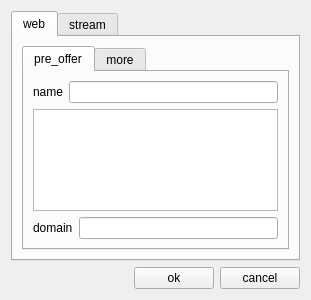
<ui version="4.0" >
 <class>Service</class>
 <widget class="QWidget" name="Service" >
  <property name="geometry" >
   <rect>
    <x>0</x>
    <y>0</y>
    <width>311</width>
    <height>300</height>
   </rect>
  </property>
  <property name="windowTitle" >
   <string>service</string>
  </property>
  <layout class="QGridLayout" >
   <item row="0" column="0" >
    <layout class="QVBoxLayout" >
     <item>
      <widget class="QTabWidget" name="serviceBox" >
       <property name="currentIndex" >
        <number>0</number>
       </property>
       <widget class="QWidget" name="web" >
        <attribute name="title" >
         <string>web</string>
        </attribute>
        <layout class="QGridLayout" >
         <item row="0" column="0" >
          <layout class="QVBoxLayout" >
           <item>
            <widget class="QTabWidget" name="webType" >
             <property name="currentIndex" >
              <number>0</number>
             </property>
             <widget class="QWidget" name="webOffer" >
              <attribute name="title" >
               <string>pre_offer</string>
              </attribute>
              <layout class="QGridLayout" >
               <item row="0" column="0" >
                <layout class="QVBoxLayout" >
                 <item>
                  <layout class="QHBoxLayout" >
                   <item>
                    <widget class="QLabel" name="label_8" >
                     <property name="text" >
                      <string>name</string>
                     </property>
                    </widget>
                   </item>
                   <item>
                    <widget class="QLineEdit" name="offerWebName" >
                     <property name="maxLength" >
                      <number>20</number>
                     </property>
                    </widget>
                   </item>
                  </layout>
                 </item>
                 <item>
                  <widget class="QListWidget" name="offerWebList" />
                 </item>
                 <item>
                  <layout class="QHBoxLayout" >
                   <item>
                    <widget class="QLabel" name="label_12" >
                     <property name="text" >
                      <string>domain</string>
                     </property>
                    </widget>
                   </item>
                   <item>
                    <widget class="QLineEdit" name="offerWebDomain" >
                     <property name="maxLength" >
                      <number>100</number>
                     </property>
                    </widget>
                   </item>
                  </layout>
                 </item>
                </layout>
               </item>
              </layout>
             </widget>
             <widget class="QWidget" name="webMore" >
              <attribute name="title" >
               <string>more</string>
              </attribute>
              <layout class="QGridLayout" >
               <item row="0" column="0" >
                <widget class="QGroupBox" name="groupBox_2" >
                 <property name="title" >
                  <string>web_settings</string>
                 </property>
                 <layout class="QGridLayout" >
                  <item row="0" column="0" >
                   <layout class="QVBoxLayout" >
                    <item>
                     <layout class="QGridLayout" >
                      <item row="1" column="0" >
                       <widget class="QLabel" name="label_3" >
                        <property name="text" >
                         <string>space</string>
                        </property>
                       </widget>
                      </item>
                      <item row="2" column="0" >
                       <widget class="QLabel" name="label_4" >
                        <property name="text" >
                         <string>nbr_of_db</string>
                        </property>
                       </widget>
                      </item>
                      <item row="3" column="0" >
                       <widget class="QLabel" name="label_6" >
                        <property name="text" >
                         <string>domain</string>
                        </property>
                        <property name="buddy" >
                         <cstring>webDomain</cstring>
                        </property>
                       </widget>
                      </item>
                      <item row="3" column="1" >
                       <widget class="QLineEdit" name="webDomain" >
                        <property name="maxLength" >
                         <number>100</number>
                        </property>
                       </widget>
                      </item>
                      <item row="1" column="1" >
                       <widget class="QComboBox" name="webSpace" >
                        <item>
                         <property name="text" >
                          <string>100</string>
                         </property>
                        </item>
                        <item>
                         <property name="text" >
                          <string>150</string>
                         </property>
                        </item>
                        <item>
                         <property name="text" >
                          <string>200</string>
                         </property>
                        </item>
                        <item>
                         <property name="text" >
                          <string>250</string>
                         </property>
                        </item>
                        <item>
                         <property name="text" >
                          <string>300</string>
                         </property>
                        </item>
                        <item>
                         <property name="text" >
                          <string>350</string>
                         </property>
                        </item>
                        <item>
                         <property name="text" >
                          <string>400</string>
                         </property>
                        </item>
                        <item>
                         <property name="text" >
                          <string>450</string>
                         </property>
                        </item>
                        <item>
                         <property name="text" >
                          <string>500</string>
                         </property>
                        </item>
                        <item>
                         <property name="text" >
                          <string>550</string>
                         </property>
                        </item>
                        <item>
                         <property name="text" >
                          <string>600</string>
                         </property>
                        </item>
                        <item>
                         <property name="text" >
                          <string>650</string>
                         </property>
                        </item>
                        <item>
                         <property name="text" >
                          <string>700</string>
                         </property>
                        </item>
                        <item>
                         <property name="text" >
                          <string>750</string>
                         </property>
                        </item>
                        <item>
                         <property name="text" >
                          <string>800</string>
                         </property>
                        </item>
                        <item>
                         <property name="text" >
                          <string>850</string>
                         </property>
                        </item>
                        <item>
                         <property name="text" >
                          <string>900</string>
                         </property>
                        </item>
                        <item>
                         <property name="text" >
                          <string>950</string>
                         </property>
                        </item>
                        <item>
                         <property name="text" >
                          <string>1000</string>
                         </property>
                        </item>
                       </widget>
                      </item>
                      <item row="2" column="1" >
                       <widget class="QComboBox" name="webNbDb" >
                        <item>
                         <property name="text" >
                          <string>1</string>
                         </property>
                        </item>
                        <item>
                         <property name="text" >
                          <string>2</string>
                         </property>
                        </item>
                        <item>
                         <property name="text" >
                          <string>3</string>
                         </property>
                        </item>
                        <item>
                         <property name="text" >
                          <string>4</string>
                         </property>
                        </item>
                        <item>
                         <property name="text" >
                          <string>5</string>
                         </property>
                        </item>
                        <item>
                         <property name="text" >
                          <string>6</string>
                         </property>
                        </item>
                        <item>
                         <property name="text" >
                          <string>7</string>
                         </property>
                        </item>
                        <item>
                         <property name="text" >
                          <string>8</string>
                         </property>
                        </item>
                        <item>
                         <property name="text" >
                          <string>9</string>
                         </property>
                        </item>
                        <item>
                         <property name="text" >
                          <string>10</string>
                         </property>
                        </item>
                       </widget>
                      </item>
                      <item row="0" column="1" >
                       <widget class="QLineEdit" name="webName" >
                        <property name="maxLength" >
                         <number>20</number>
                        </property>
                       </widget>
                      </item>
                      <item row="0" column="0" >
                       <widget class="QLabel" name="label" >
                        <property name="text" >
                         <string>name</string>
                        </property>
                       </widget>
                      </item>
                     </layout>
                    </item>
                   </layout>
                  </item>
                 </layout>
                </widget>
               </item>
              </layout>
             </widget>
            </widget>
           </item>
          </layout>
         </item>
        </layout>
       </widget>
       <widget class="QWidget" name="stream" >
        <attribute name="title" >
         <string>stream</string>
        </attribute>
        <layout class="QGridLayout" >
         <item row="0" column="0" >
          <layout class="QVBoxLayout" >
           <item>
            <widget class="QTabWidget" name="streamType" >
             <property name="currentIndex" >
              <number>0</number>
             </property>
             <widget class="QWidget" name="streamOffer" >
              <attribute name="title" >
               <string>pre_offer</string>
              </attribute>
              <layout class="QGridLayout" >
               <item row="0" column="0" >
                <layout class="QVBoxLayout" >
                 <item>
                  <layout class="QHBoxLayout" >
                   <item>
                    <widget class="QLabel" name="label_5" >
                     <property name="text" >
                      <string>name</string>
                     </property>
                    </widget>
                   </item>
                   <item>
                    <widget class="QLineEdit" name="offerStreamName" >
                     <property name="maxLength" >
                      <number>20</number>
                     </property>
                    </widget>
                   </item>
                  </layout>
                 </item>
                 <item>
                  <widget class="QListWidget" name="offerStreamList" />
                 </item>
                 <item>
                  <layout class="QHBoxLayout" >
                   <item>
                    <widget class="QLabel" name="label_7" >
                     <property name="text" >
                      <string>title</string>
                     </property>
                    </widget>
                   </item>
                   <item>
                    <widget class="QLineEdit" name="offerStreamTitle" >
                     <property name="maxLength" >
                      <number>20</number>
                     </property>
                    </widget>
                   </item>
                  </layout>
                 </item>
                </layout>
               </item>
              </layout>
             </widget>
             <widget class="QWidget" name="streamMore" >
              <attribute name="title" >
               <string>more</string>
              </attribute>
              <layout class="QGridLayout" >
               <item row="0" column="0" >
                <widget class="QGroupBox" name="groupBox_4" >
                 <property name="title" >
                  <string>stream_settings</string>
                 </property>
                 <layout class="QGridLayout" >
                  <item row="0" column="0" >
                   <layout class="QVBoxLayout" >
                    <item>
                     <layout class="QGridLayout" >
                      <item row="1" column="0" >
                       <widget class="QLabel" name="label_9" >
                        <property name="text" >
                         <string>slots</string>
                        </property>
                       </widget>
                      </item>
                      <item row="2" column="0" >
                       <widget class="QLabel" name="label_10" >
                        <property name="text" >
                         <string>bits</string>
                        </property>
                       </widget>
                      </item>
                      <item row="3" column="0" >
                       <widget class="QLabel" name="label_11" >
                        <property name="text" >
                         <string>title</string>
                        </property>
                        <property name="buddy" >
                         <cstring>webDomain</cstring>
                        </property>
                       </widget>
                      </item>
                      <item row="3" column="1" >
                       <widget class="QLineEdit" name="streamTitle" >
                        <property name="maxLength" >
                         <number>20</number>
                        </property>
                       </widget>
                      </item>
                      <item row="1" column="1" >
                       <widget class="QComboBox" name="streamSlots" >
                        <item>
                         <property name="text" >
                          <string>5</string>
                         </property>
                        </item>
                        <item>
                         <property name="text" >
                          <string>10</string>
                         </property>
                        </item>
                        <item>
                         <property name="text" >
                          <string>15</string>
                         </property>
                        </item>
                        <item>
                         <property name="text" >
                          <string>20</string>
                         </property>
                        </item>
                        <item>
                         <property name="text" >
                          <string>25</string>
                         </property>
                        </item>
                        <item>
                         <property name="text" >
                          <string>30</string>
                         </property>
                        </item>
                        <item>
                         <property name="text" >
                          <string>35</string>
                         </property>
                        </item>
                        <item>
                         <property name="text" >
                          <string>40</string>
                         </property>
                        </item>
                        <item>
                         <property name="text" >
                          <string>45</string>
                         </property>
                        </item>
                        <item>
                         <property name="text" >
                          <string>50</string>
                         </property>
                        </item>
                        <item>
                         <property name="text" >
                          <string>55</string>
                         </property>
                        </item>
                        <item>
                         <property name="text" >
                          <string>60</string>
                         </property>
                        </item>
                        <item>
                         <property name="text" >
                          <string>65</string>
                         </property>
                        </item>
                        <item>
                         <property name="text" >
                          <string>70</string>
                         </property>
                        </item>
                        <item>
                         <property name="text" >
                          <string>75</string>
                         </property>
                        </item>
                        <item>
                         <property name="text" >
                          <string>80</string>
                         </property>
                        </item>
                        <item>
                         <property name="text" >
                          <string>85</string>
                         </property>
                        </item>
                        <item>
                         <property name="text" >
                          <string>90</string>
                         </property>
                        </item>
                        <item>
                         <property name="text" >
                          <string>95</string>
                         </property>
                        </item>
                        <item>
                         <property name="text" >
                          <string>100</string>
                         </property>
                        </item>
                        <item>
                         <property name="text" >
                          <string>200</string>
                         </property>
                        </item>
                        <item>
                         <property name="text" >
                          <string>300</string>
                         </property>
                        </item>
                        <item>
                         <property name="text" >
                          <string>400</string>
                         </property>
                        </item>
                        <item>
                         <property name="text" >
                          <string>500</string>
                         </property>
                        </item>
                       </widget>
                      </item>
                      <item row="2" column="1" >
                       <widget class="QComboBox" name="streamBits" >
                        <item>
                         <property name="text" >
                          <string>24</string>
                         </property>
                        </item>
                        <item>
                         <property name="text" >
                          <string>32</string>
                         </property>
                        </item>
                        <item>
                         <property name="text" >
                          <string>48</string>
                         </property>
                        </item>
                        <item>
                         <property name="text" >
                          <string>64</string>
                         </property>
                        </item>
                        <item>
                         <property name="text" >
                          <string>128</string>
                         </property>
                        </item>
                        <item>
                         <property name="text" >
                          <string>256</string>
                         </property>
                        </item>
                       </widget>
                      </item>
                      <item row="0" column="1" >
                       <widget class="QLineEdit" name="streamName" >
                        <property name="maxLength" >
                         <number>20</number>
                        </property>
                       </widget>
                      </item>
                      <item row="0" column="0" >
                       <widget class="QLabel" name="label_2" >
                        <property name="text" >
                         <string>name</string>
                        </property>
                       </widget>
                      </item>
                     </layout>
                    </item>
                   </layout>
                  </item>
                 </layout>
                </widget>
               </item>
              </layout>
             </widget>
            </widget>
           </item>
          </layout>
         </item>
        </layout>
       </widget>
      </widget>
     </item>
     <item>
      <layout class="QHBoxLayout" >
       <item>
        <spacer>
         <property name="orientation" >
          <enum>Qt::Horizontal</enum>
         </property>
         <property name="sizeHint" >
          <size>
           <width>40</width>
           <height>20</height>
          </size>
         </property>
        </spacer>
       </item>
       <item>
        <widget class="QPushButton" name="ok" >
         <property name="text" >
          <string>ok</string>
         </property>
        </widget>
       </item>
       <item>
        <widget class="QPushButton" name="cancel" >
         <property name="text" >
          <string>cancel</string>
         </property>
        </widget>
       </item>
      </layout>
     </item>
    </layout>
   </item>
  </layout>
 </widget>
 <tabstops>
  <tabstop>serviceBox</tabstop>
  <tabstop>webType</tabstop>
  <tabstop>offerWebName</tabstop>
  <tabstop>offerWebList</tabstop>
  <tabstop>offerWebDomain</tabstop>
  <tabstop>webName</tabstop>
  <tabstop>webSpace</tabstop>
  <tabstop>webNbDb</tabstop>
  <tabstop>webDomain</tabstop>
  <tabstop>streamType</tabstop>
  <tabstop>offerStreamName</tabstop>
  <tabstop>offerStreamList</tabstop>
  <tabstop>offerStreamTitle</tabstop>
  <tabstop>streamName</tabstop>
  <tabstop>streamSlots</tabstop>
  <tabstop>streamBits</tabstop>
  <tabstop>streamTitle</tabstop>
  <tabstop>ok</tabstop>
  <tabstop>cancel</tabstop>
 </tabstops>
 <resources/>
 <connections>
  <connection>
   <sender>offerWebList</sender>
   <signal>doubleClicked(QModelIndex)</signal>
   <receiver>ok</receiver>
   <slot>click()</slot>
   <hints>
    <hint type="sourcelabel" >
     <x>75</x>
     <y>160</y>
    </hint>
    <hint type="destinationlabel" >
     <x>190</x>
     <y>275</y>
    </hint>
   </hints>
  </connection>
  <connection>
   <sender>offerStreamList</sender>
   <signal>doubleClicked(QModelIndex)</signal>
   <receiver>ok</receiver>
   <slot>click()</slot>
   <hints>
    <hint type="sourcelabel" >
     <x>131</x>
     <y>81</y>
    </hint>
    <hint type="destinationlabel" >
     <x>191</x>
     <y>271</y>
    </hint>
   </hints>
  </connection>
 </connections>
</ui>
